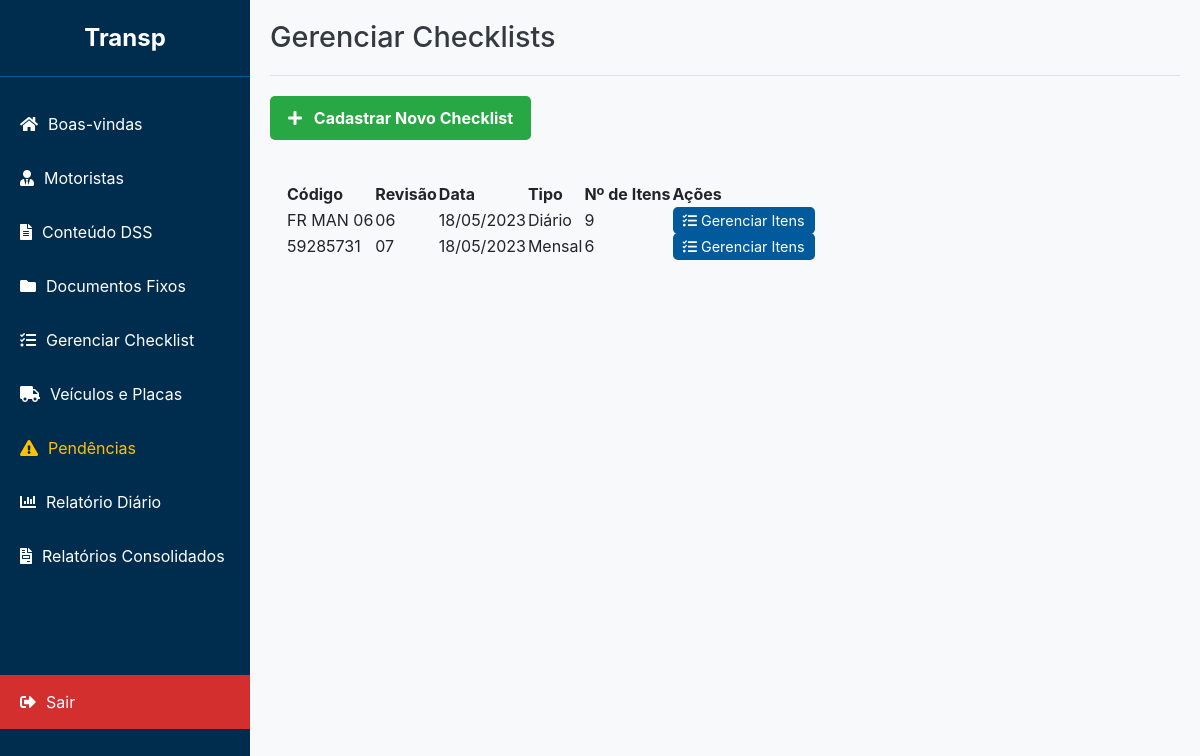
/admin/checklists (signed in), run on an earlier commit of the app's database.
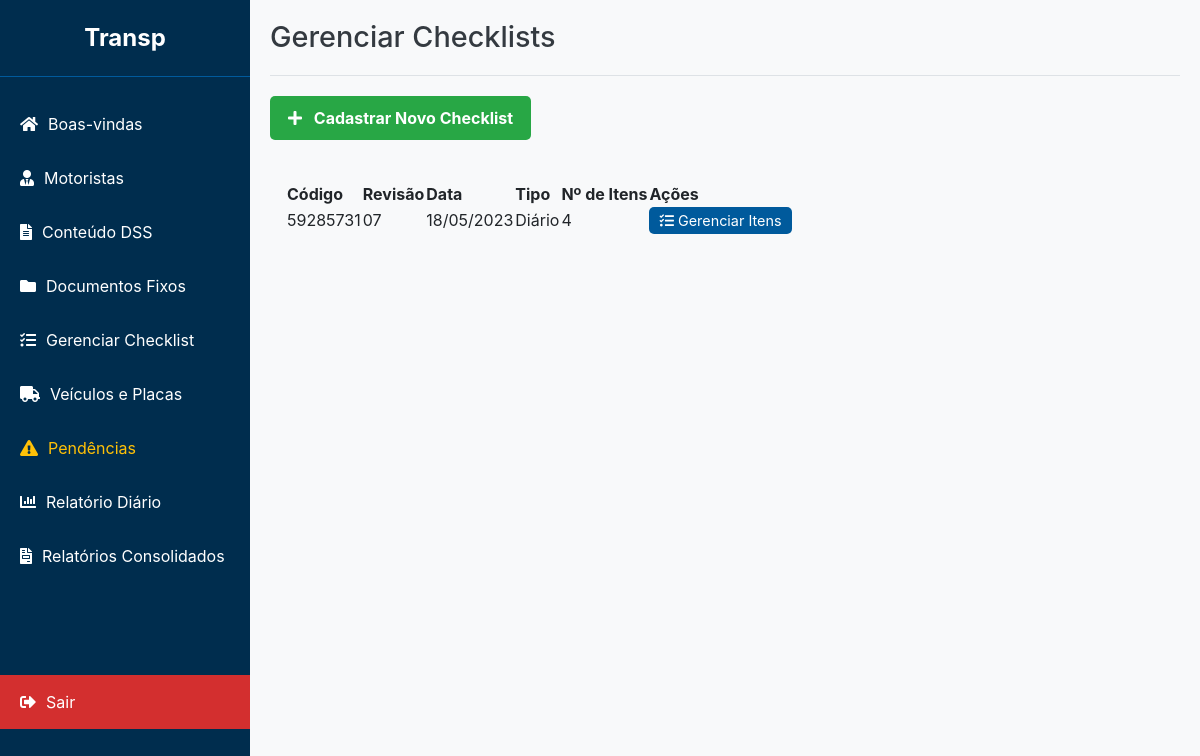
And on a later commit of the database.
### app/models.py (models this page shows)
class Checklist(db.Model):
    id = db.Column(db.Integer, primary_key=True)
    tipo = db.Column(db.String(50), nullable=False) # DIÁRIO, SEMANAL, etc.
    codigo = db.Column(db.String(50), nullable=False)
    revisao = db.Column(db.String(20), nullable=False)
    data = db.Column(db.Date, nullable=False)
    itens = db.relationship('ChecklistItem', backref='checklist', lazy='dynamic', cascade="all, delete-orphan")
    preenchimentos = db.relationship('ChecklistPreenchido', backref='checklist', lazy=True)

### app/routes.py (the view, shortened to what this page needs)
@admin_bp.route('/checklists', methods=['GET', 'POST'])
def gerenciar_checklists():
    if 'admin_user' not in session:
        return redirect(url_for('admin.login'))
    checklists = Checklist.query.order_by(Checklist.data.desc()).all()
    return render_template('admin_checklists.html', checklists=checklists)

### app/templates/admin_checklists.html (shortened to what this page needs)
{% extends "base_adm.html" %}
{% block head %}
    <link rel="stylesheet" href="{{ url_for('static', filename='css/conteudo.css') }}">
{% endblock %}
{% block header %}
    Gerenciar Checklists
{% endblock %}
{% block content %}
<div class="page-actions">
    <button id="btn-novo-conteudo" class="btn-novo">
        <i class="fas fa-plus"></i> Cadastrar Novo Checklist
    </button>
</div>
<div class="conteudo-lista">
    <div class="card-body">
        <table id="datatablesSimple">
            <thead>
                <tr>
                    <th>Código</th>
                    <th>Revisão</th>
                    <th>Data</th>
                    <th>Tipo</th>
                    <th>Nº de Itens</th>
                    <th>Ações</th>
                </tr>
            </thead>
            <tbody>
                {% for checklist in checklists %}
                <tr>
                    <td>{{ checklist.codigo }}</td>
                    <td>{{ checklist.revisao }}</td>
                    <td>{{ checklist.data.strftime('%d/%m/%Y') }}</td>
                    <td>{{ checklist.tipo | title }}</td>
                    <td>{{ checklist.itens.count() }}</td>
                    <td>
                        <a href="{{ url_for('admin.checklist_detalhe', checklist_id=checklist.id) }}" class="btn-gerenciar" title="Adicionar/Ver Itens">
                            <i class="fas fa-tasks"></i> Gerenciar Itens
                        </a>
                    </td>
                </tr>
                {% else %}
                <tr>
                    <td colspan="6" class="text-center">Nenhum checklist cadastrado ainda.</td>
                </tr>
                {% endfor %}
            </tbody>
        </table>
    </div>
</div>
{% endblock %}

### app/templates/base_adm.html (shortened to what this page needs)
<!DOCTYPE html>
<html lang="pt-br">
<head>
    <link rel="stylesheet" href="https://cdnjs.cloudflare.com/ajax/libs/font-awesome/5.15.4/css/all.min.css">
    <link href="https://cdn.jsdelivr.net/npm/bootstrap@5.1.3/dist/css/bootstrap.min.css" rel="stylesheet">
    {% block head %}{% endblock %}
</head>
<body>
    <nav class="sidebar" id="sidebar">
        <div class="sidebar-header">
            Transp
        </div>
        <ul class="sidebar-nav">
            <li><a href="{{ url_for('admin.dashboard') }}"><i class="fas fa-home"></i> Boas-vindas</a></li>
            <li><a href="{{ url_for('admin.motoristas') }}"><i class="fas fa-user-tie"></i> Motoristas</a></li>
            <li><a href="{{ url_for('admin.conteudo') }}"><i class="fas fa-file-alt"></i> Conteúdo DSS</a></li>
            <li><a href="{{ url_for('admin.gerenciar_documentos') }}"><i class="fas fa-folder"></i> Documentos Fixos</a></li>
            <li><a href="{{ url_for('admin.gerenciar_checklists') }}"><i class="fas fa-tasks"></i> Gerenciar Checklist</a></li>
            <li><a href="{{ url_for('admin.gerenciar_veiculos') }}"><i class="fas fa-truck"></i> Veículos e Placas</a></li>
            <li><a href="{{ url_for('admin.gerenciar_pendencias') }}" style="color: #ffc107;"><i class="fas fa-exclamation-triangle"></i> Pendências</a></li>
            <li><a href="{{ url_for('admin.acompanhamento_diario') }}"><i class="fas fa-chart-bar"></i> Relatório Diário</a></li>
            <li><a href="{{ url_for('admin.relatorios_consolidados') }}"><i class="fas fa-file-invoice"></i> Relatórios Consolidados</a></li>
        </ul>
        <ul class="sidebar-nav">
             <li class="logout-link"><a href="{{ url_for('admin.admin_logout') }}"><i class="fas fa-sign-out-alt"></i> Sair</a></li>
        </ul>
    </nav>
    <main class="main-content" id="main-content">
        {% if self.header()|trim %}
        <header class="header">
            <h1>{% block header %}{% endblock %}</h1>
        </header>
        {% endif %}
        <section class="content">
            {% block content %}{% endblock %}
        </section>
    </main>
</body>
</html>

### app/static/css/conteudo.css (style rules this page uses)
.page-actions { margin-bottom: 25px; }
.btn-novo, .btn-cancel { padding: 10px 18px; border: none; border-radius: 5px; font-weight: bold; cursor: pointer; transition: background-color 0.2s; }
.btn-novo { background-color: #28a745; color: white; }
.btn-novo i, .btn-cancel i { margin-right: 8px; }

### app/templates/base_adm.html (style rules this page uses)
:root { --sidebar-width: 250px; --header-height: 60px; --primary-blue: #002D4E; --light-blue: #005A9C; --logout-red: #d32f2f; --logout-red-hover: #c62828; --flash-success: #d4edda; --flash-success-text: #155724; --flash-error: #f8d7da; --flash-error-text: #721c24; --flash-info: #cce5ff; --flash-info-text: #004085; }
body { font-family: -apple-system, BlinkMacSystemFont, "Segoe UI", Roboto, "Helvetica Neue", Arial, sans-serif; margin: 0; background-color: #f8f9fa; }
.sidebar { width: var(--sidebar-width); background-color: var(--primary-blue); color: white; display: flex; flex-direction: column; position: fixed; top: 0; left: 0; height: 100%; transition: transform 0.3s ease; z-index: 1020; }
.sidebar-header { padding: 20px; text-align: center; font-size: 1.5em; font-weight: bold; border-bottom: 1px solid var(--light-blue); }
.sidebar-nav { list-style-type: none; padding: 0; margin: 20px 0; flex-grow: 1; }
.sidebar-nav li a { color: white; text-decoration: none; display: flex; align-items: center; gap: 10px; padding: 15px 20px; transition: background-color 0.2s; }
.logout-link { margin-top: auto; }
.logout-link a { background-color: var(--logout-red) !important; }
.main-content { margin-left: var(--sidebar-width); padding: 20px; width: calc(100% - var(--sidebar-width)); }
.header { padding-bottom: 20px; border-bottom: 1px solid #dee2e6; margin-bottom: 20px; }
.header h1 { margin: 0; font-size: 1.8rem; color: #343a40; }

### app/templates/admin_checklists.html (style rules this page uses)
.btn-gerenciar { background-color: #005A9C; color: white; padding: 5px 10px; border-radius: 5px; text-decoration: none; transition: background-color 0.2s; font-size: 0.9em; }

What changed in the data, as far as the page shows it:
removed Checklist: codigo "59285731", revisao "07", data "18/05/2023", tipo "Mensal", itens.count "6"
changed Checklist "Diário": codigo "FR MAN 06" → "59285731"; revisao "06" → "07"; itens.count "9" → "4"
